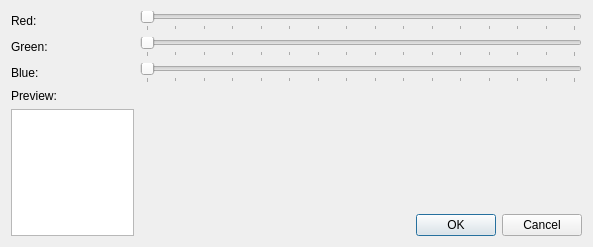
<?xml version="1.0" encoding="UTF-8"?>
<ui version="4.0">
 <class>Dialog</class>
 <widget class="QDialog" name="Dialog">
  <property name="windowModality">
   <enum>Qt::NonModal</enum>
  </property>
  <property name="geometry">
   <rect>
    <x>0</x>
    <y>0</y>
    <width>593</width>
    <height>247</height>
   </rect>
  </property>
  <property name="windowTitle">
   <string>Change colour</string>
  </property>
  <layout class="QGridLayout" name="gridLayout">
   <item row="0" column="0">
    <widget class="QLabel" name="label">
     <property name="text">
      <string>Red:</string>
     </property>
    </widget>
   </item>
   <item row="0" column="1" colspan="2">
    <widget class="QSlider" name="dlg_slider_blue">
     <property name="maximum">
      <number>15</number>
     </property>
     <property name="pageStep">
      <number>8</number>
     </property>
     <property name="orientation">
      <enum>Qt::Horizontal</enum>
     </property>
     <property name="tickPosition">
      <enum>QSlider::TicksBelow</enum>
     </property>
    </widget>
   </item>
   <item row="1" column="0">
    <widget class="QLabel" name="label_2">
     <property name="text">
      <string>Green:</string>
     </property>
    </widget>
   </item>
   <item row="1" column="1" colspan="2">
    <widget class="QSlider" name="dlg_slider_red">
     <property name="maximum">
      <number>15</number>
     </property>
     <property name="pageStep">
      <number>8</number>
     </property>
     <property name="orientation">
      <enum>Qt::Horizontal</enum>
     </property>
     <property name="tickPosition">
      <enum>QSlider::TicksBelow</enum>
     </property>
    </widget>
   </item>
   <item row="2" column="0">
    <widget class="QLabel" name="label_3">
     <property name="text">
      <string>Blue:</string>
     </property>
    </widget>
   </item>
   <item row="2" column="1" colspan="2">
    <widget class="QSlider" name="dlg_slider_green">
     <property name="maximum">
      <number>15</number>
     </property>
     <property name="pageStep">
      <number>8</number>
     </property>
     <property name="orientation">
      <enum>Qt::Horizontal</enum>
     </property>
     <property name="tickPosition">
      <enum>QSlider::TicksBelow</enum>
     </property>
    </widget>
   </item>
   <item row="3" column="0" colspan="2">
    <widget class="QLabel" name="label_4">
     <property name="text">
      <string>Preview:</string>
     </property>
    </widget>
   </item>
   <item row="4" column="0" rowspan="2">
    <widget class="QGraphicsView" name="graphicsView">
     <property name="verticalScrollBarPolicy">
      <enum>Qt::ScrollBarAlwaysOff</enum>
     </property>
     <property name="horizontalScrollBarPolicy">
      <enum>Qt::ScrollBarAlwaysOff</enum>
     </property>
     <property name="backgroundBrush">
      <brush brushstyle="SolidPattern">
       <color alpha="255">
        <red>0</red>
        <green>0</green>
        <blue>0</blue>
       </color>
      </brush>
     </property>
     <property name="foregroundBrush">
      <brush brushstyle="SolidPattern">
       <color alpha="255">
        <red>0</red>
        <green>0</green>
        <blue>0</blue>
       </color>
      </brush>
     </property>
     <property name="interactive">
      <bool>false</bool>
     </property>
    </widget>
   </item>
   <item row="5" column="2">
    <widget class="QDialogButtonBox" name="buttonBox">
     <property name="orientation">
      <enum>Qt::Horizontal</enum>
     </property>
     <property name="standardButtons">
      <set>QDialogButtonBox::Cancel|QDialogButtonBox::Ok</set>
     </property>
    </widget>
   </item>
   <item row="5" column="1">
    <spacer name="horizontalSpacer">
     <property name="orientation">
      <enum>Qt::Horizontal</enum>
     </property>
     <property name="sizeHint" stdset="0">
      <size>
       <width>403</width>
       <height>20</height>
      </size>
     </property>
    </spacer>
   </item>
  </layout>
 </widget>
 <resources/>
 <connections>
  <connection>
   <sender>buttonBox</sender>
   <signal>accepted()</signal>
   <receiver>Dialog</receiver>
   <slot>accept()</slot>
   <hints>
    <hint type="sourcelabel">
     <x>248</x>
     <y>254</y>
    </hint>
    <hint type="destinationlabel">
     <x>157</x>
     <y>274</y>
    </hint>
   </hints>
  </connection>
  <connection>
   <sender>buttonBox</sender>
   <signal>rejected()</signal>
   <receiver>Dialog</receiver>
   <slot>reject()</slot>
   <hints>
    <hint type="sourcelabel">
     <x>316</x>
     <y>260</y>
    </hint>
    <hint type="destinationlabel">
     <x>286</x>
     <y>274</y>
    </hint>
   </hints>
  </connection>
 </connections>
</ui>
